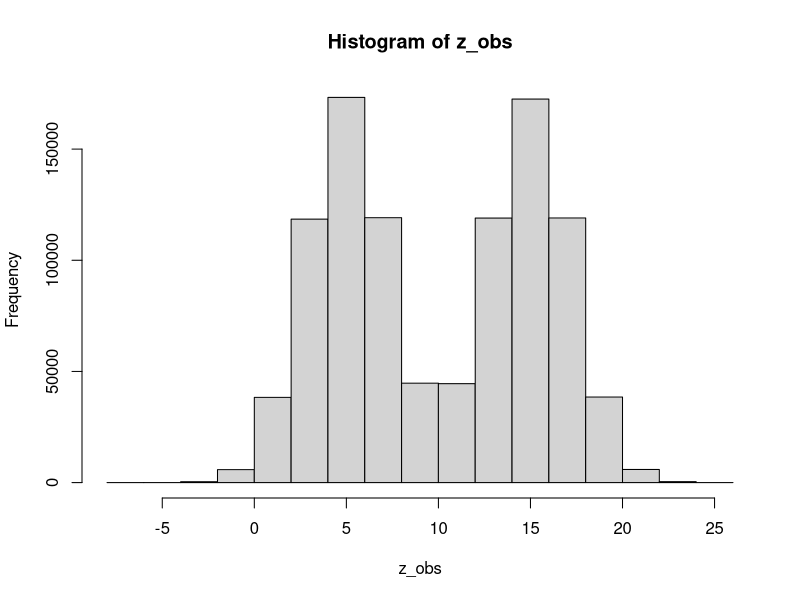
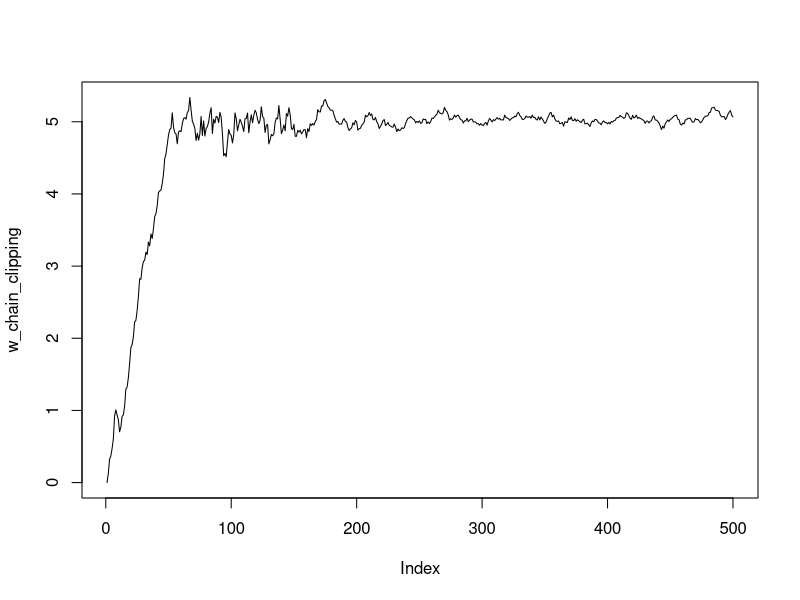
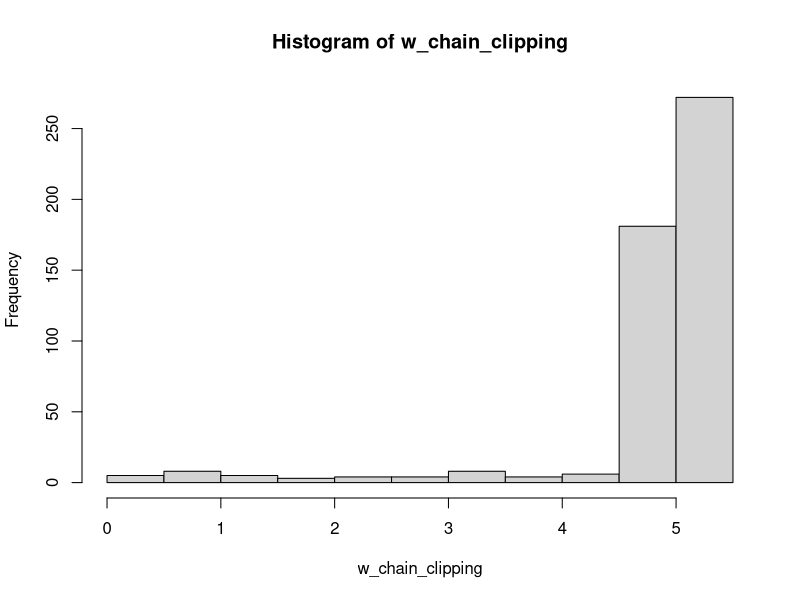

Recreate these plots in R, in order.
## ---- chunk 1
rm(list=ls())
## ---- chunk 2
# call libraries
library(numDeriv)
library(mvtnorm)
## ---- chunk 3
# Load R package for printing
library(knitr)
## ---- chunk 4
# Set a seed of the random number generator
set.seed(2023)
## ---- chunk 5
rm( list = ls() )
## ---- chunk 6
data_generating_model <- function(n,w) {
  z <- rep( NaN, times=n )
  p1 <- 0.5 
  p2 <- 1.0-p1
  w <- 5
  phi <-  20
  sig2 <- 5
  lab <- as.numeric(runif(n_obs)>p1)
  z <- lab*rnorm(n, mean = w, sd = sqrt(sig2)) + (1-lab)*rnorm(n, mean = phi-w, sd = sqrt(sig2))
  return(z)
}
## ---- chunk 7
n_obs <- 10^(6)
w_true <- 5 
set.seed(2023)
z_obs <- data_generating_model(n = n_obs, w = w_true) 
set.seed(0)
hist(z_obs)
## ---- chunk 8
log_sampling_pdf <- function(z, w, p1 = 0.5, phi=20, sig2 = 5) {
  log_sampling_pdf <- p1*dnorm(z, mean = w, sd = sqrt(sig2), log = FALSE)
  log_sampling_pdf <- log_sampling_pdf + (1-p1)*dnorm(z, mean = phi-w, sd = sqrt(sig2), log = FALSE)
  log_sampling_pdf <- log(log_sampling_pdf) ;
  return(log_sampling_pdf)
}
## ---- chunk 9
log_prior_pdf <- function(w, mu = 0.0, sig2 = 100 ) {
  log_pdf <- dnorm(w, mean = mu, sd = sqrt(sig2), log = TRUE)
  return( log_pdf )
}
## ---- chunk 10
learning_rate <- function(t, T_0  , T_1  , C_0  , s_0   ) {
  if ( t <= T_0 ) {
    eta <- C_0
  } else if ( (T_0+1 <= t) && (t <= T_1 ) ) {
    eta <- C_0 / ( (t-T_0) ^ s_0 )
  } else {
    eta <- C_0 / ( (T_1-T_0) ^ s_0 )
  }
  return(eta)
}
## ---- chunk 11
w <- 4.0
#
aux_fun <- function(w, z = z_obs[1]) {
  return( log_sampling_pdf(z, w) ) 
}
#
gr <- numDeriv::grad( aux_fun, w )
#
gr
## ---- chunk 12
Tmax <- 500
#
w_seed <- 0.0
#
eta <- 10^(-2)
eta_C <- eta
eta_s <- 0.51
eta_T0 <- 0.3*Tmax
eta_T1 <- 0.6*Tmax
#
batch_size <- 1000
#
tau <- 1.0
#
# Set the seed
w <- w_seed
w_chain_clipping <- c(w)
# iterate
t <- 1
Qterm <- 0
#
clipping_threshold <- 10
#
# iterate
#
while ( (Qterm != 1) ) {
  # counter 
  t <- t+1
  cat( t ) ; cat( ' ' ) ## counter added for display reasons
  # learning rate
  eta <- learning_rate(t, eta_T0, eta_T1, eta_C, eta_s)
  # sub-sample
  J <- sample.int( n = n_obs, size = batch_size, replace = FALSE)
  # update
  w_new <- w
  ## likelihood
  grad_est_lik <- rep( 0.0, times=length(w) )
  for (j in J) {
    aux_fun <- function(w, z=z_obs[j]){
      gr <- log_sampling_pdf(z, w)
      return(gr)
    }
    grad_est_lik <- grad_est_lik + numDeriv::grad(aux_fun, w)
  }
  grad_est_lik <- ( n_obs / batch_size) * grad_est_lik
  # gradient clipping/rescaring
  norm_grad_est_lik <- sqrt(sum(grad_est_lik^2))
  grad_est_lik <- grad_est_lik * min( 1.0, clipping_threshold/norm_grad_est_lik )
  w_new <- w_new +eta*grad_est_lik ; 
  ## prior
  aux_fun <- function(w){
    d <- length(w)
    gr <- log_prior_pdf(w, rep(0,d), 100*diag(d))
    return(gr)
  }
  w_new <- w_new +eta*numDeriv::grad(aux_fun, w) ;
  ## noise
  w_new <- w_new +sqrt(eta)*sqrt(tau)*rnorm(n = length(w), mean = 0, sd = 1)
  # record
  w <- w_new
  # termination criterion
  if  ( t >= Tmax ) {
    Qterm <- 1
  }
  # record the produced chain
  w_chain_clipping <- rbind(w_chain_clipping,w)
}
## ---- chunk 13
plot(w_chain_clipping, type = 'l')
hist(w_chain_clipping)
